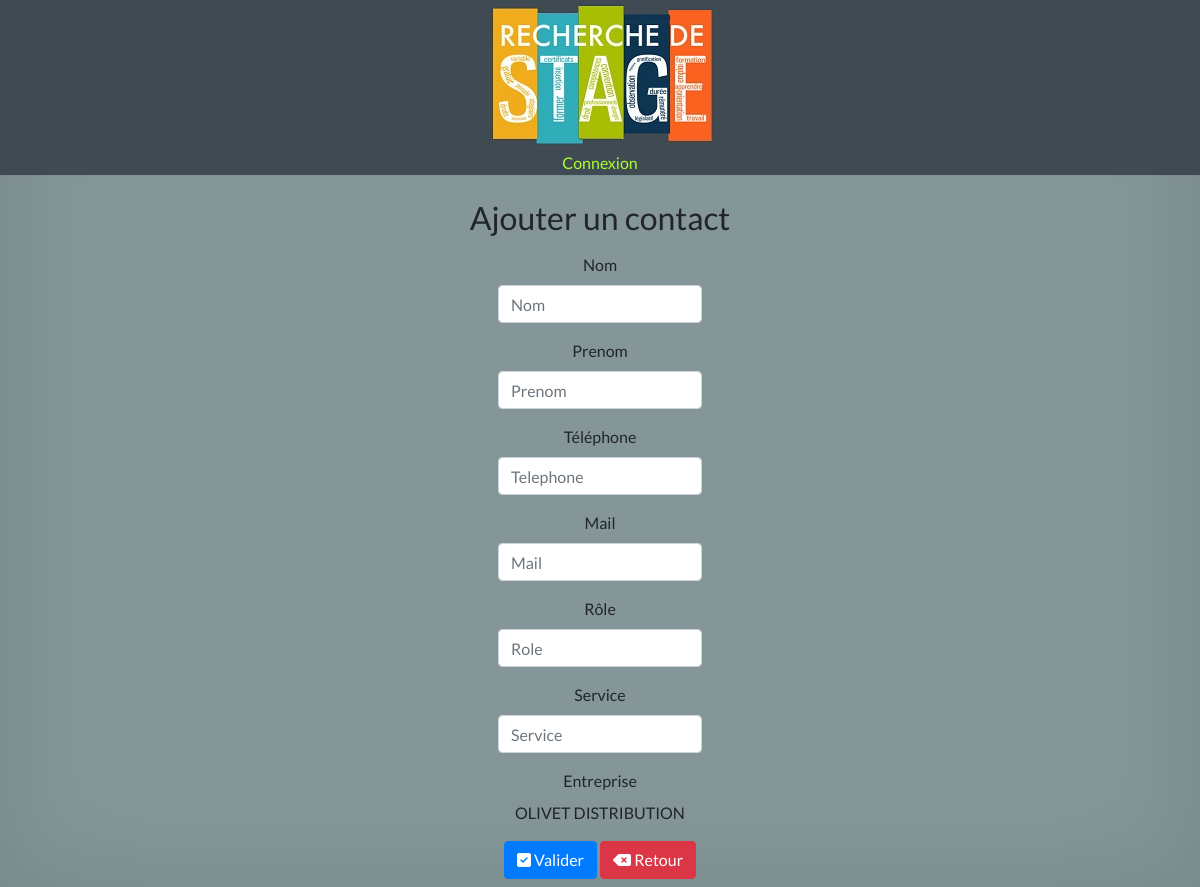
Before: /addcontact.php?SIRET=325 184 596 00014 with the older database file.
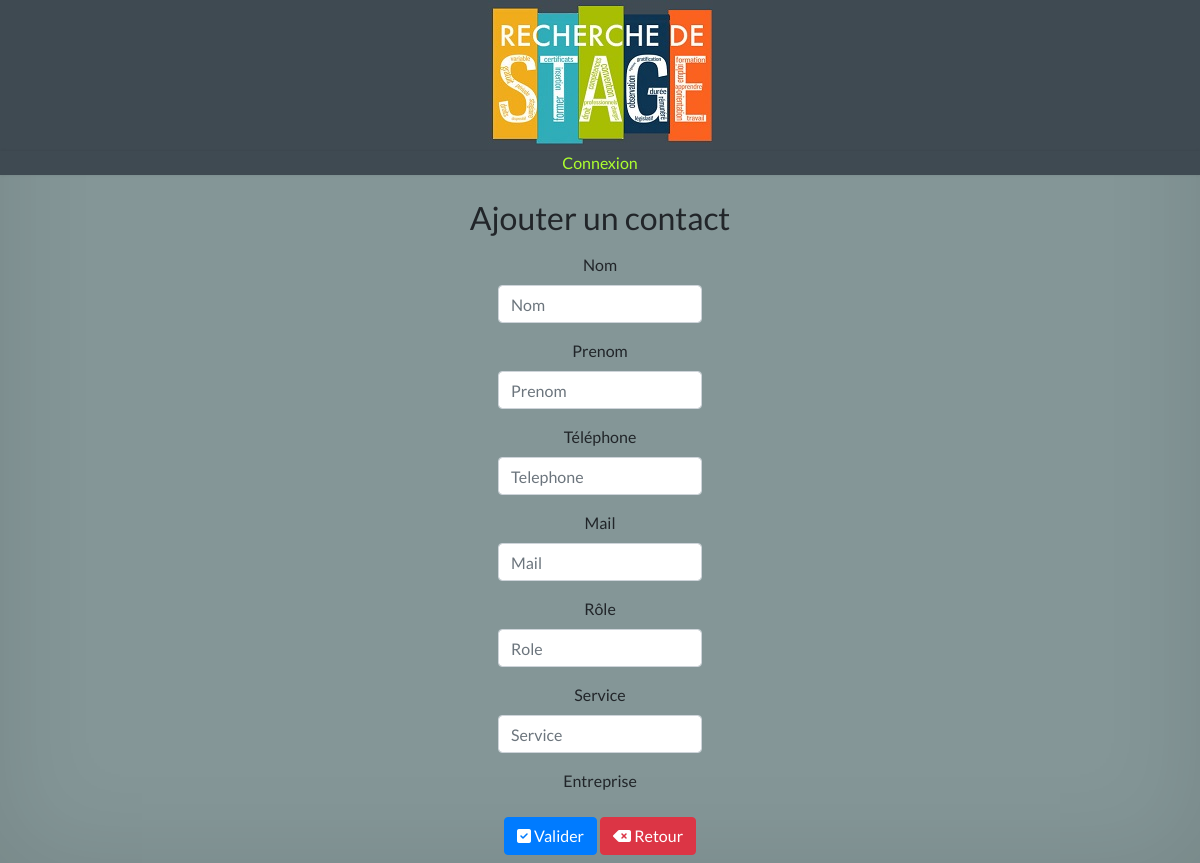
After: the same page with the newer database file.
### tables this page shows
CREATE TABLE `sta_entreprise` (
  `SIRET` varchar(50) NOT NULL,
  `nom` varchar(50) NOT NULL,
  `code_NAF` varchar(50) NOT NULL,
  `tel` varchar(50) NOT NULL,
  `Mail` varchar(50) NOT NULL,
  `cpville` varchar(50) NOT NULL,
  `nb_demande` int(11) NOT NULL
);

### addcontact.php (the view, shortened to what this page needs)
<?php
include "header.php";
?>
<br>
<h2>Ajouter un contact</h2>
<div class="d-inline-flex p-2">
<form method="POST" action="">
    <div class="form-group">
        <label for="">Nom</label>
        <input type="text" class="form-control" id="example" name="nom" placeholder="Nom">
    </div>
    <div class="form-group">
        <label for="">Prenom</label>
        <input type="text" class="form-control" id="example" name="prenom" placeholder="Prenom">
    </div>
    <div class="form-group">
        <label for="">Téléphone</label>
        <input type="text" class="form-control" id="example" name="tel" placeholder="Telephone">
    </div>
    <div class="form-group">
        <label for="">Mail</label>
        <input type="text" class="form-control" id="example" name="mail" placeholder="Mail">
    </div>
    <div class="form-group">
        <label for="">Rôle</label>
        <input type="text" class="form-control" id="example" name="role" placeholder="Role">
    </div>
    <div class="form-group">
        <label for="">Service</label>
        <input type="text" class="form-control" id="example" name="service" placeholder="Service">
    </div>
    <div class="form-group">
        <label for="">Entreprise</label>
        <br>
        <?php
        $sql = "SELECT * FROM sta_entreprise WHERE SIRET = '".$_REQUEST['SIRET']."'";
        $q = $connection->query($sql);
        $ligne = $q->fetch();
        echo $ligne ['nom'];
        ?>
    </div>
    <button type="submit" class="btn btn-primary" name="submit"><i
                    class="fas fa-check-square"></i> Valider</button>
    <a class="btn btn-danger" href="addDemande.php?"><i class="fas fa-backspace"></i> Retour</a>
</form>
</div>
<?php include "footer.php"; ?>

Changed rows visible on the page:
removed sta_entreprise: nom "OLIVET DISTRIBUTION"
